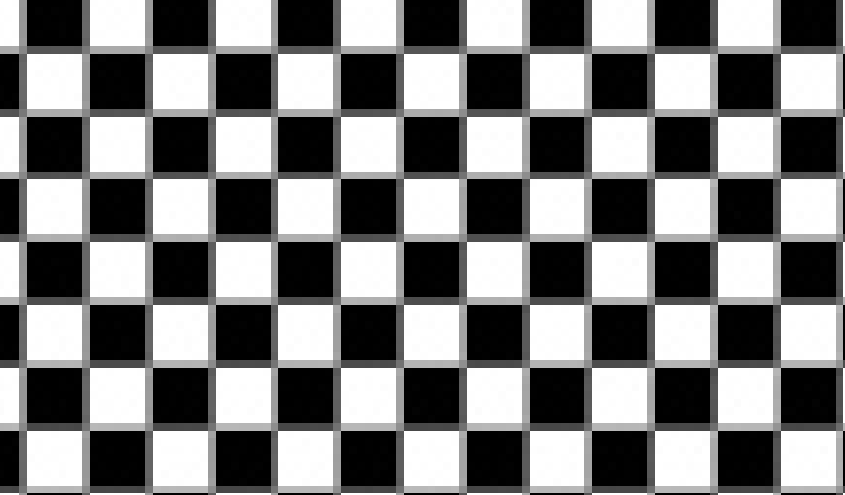
//> input picture capter6/ex6.5.4/ex6.5.4/1.PNG, 845 x 495 px
$ ./main   (built with g++ and OpenCV 4)
//> lines starting //> are read from the running program, lines starting //| are printed output that depends on the picture
#include "opencv2/imgproc/imgproc.hpp"
#include "opencv2/highgui/highgui.hpp"
#include <iostream>
using namespace cv;
using namespace std;

Mat g_srcImage, g_dstImage, g_grayImage, g_maskImage;

int g_nFillMode = 1;
int g_nLowDifference = 20, g_nUpDifference = 20;
int g_nConnectivity = 4;
int g_bIsColor = true;
bool g_bUseMask = false;
int g_nNewMackVal = 255;

static void onMouse(int event, int x, int y, int, void*)
{
	if(event != CV_EVENT_LBUTTONDOWN)
		return;

	Point seed = Point(x, y);
	int LowDifference = g_nFillMode == 0 ? 0 : g_nLowDifference;
	int UpDifference = g_nFillMode == 0 ? 0 : g_nUpDifference;

	int flags = g_nConnectivity + (g_nNewMackVal << 8) + (g_nFillMode
		== 1 ? CV_FLOODFILL_FIXED_RANGE : 0);

	int b = (unsigned)theRNG() & 255;		//产生的新像素颜色是随机的
	int g = (unsigned)theRNG() & 255;
	int r = (unsigned)theRNG() & 255;
	Rect ccomp;

	Scalar newVal = g_bIsColor ? Scalar(b,g,r) : Scalar(r*0.299 + g*0.587
		+b*0.114);
	Mat dst = g_bIsColor ? g_dstImage : g_grayImage;
	int area;

	if( g_bUseMask )
	{
		threshold(g_maskImage, g_maskImage, 1, 128, CV_THRESH_BINARY);
		area = floodFill(dst,				//被处理的图像
			g_maskImage,					//掩膜；
			seed,							//漫水填充算法的起点
			newVal,							//像素被填充的值
			&ccomp,							//设置重绘区域最小边界矩形区域
			Scalar(LowDifference, LowDifference, LowDifference),	//重绘区域负差最大值
			Scalar(UpDifference, UpDifference, UpDifference),		//重绘区域正查最大值
			flags);							//操作标志符
		imshow( "mask", g_maskImage );
	}
	else
	{
		area = floodFill(dst, seed, newVal, &ccomp, Scalar(LowDifference, LowDifference, LowDifference),
			Scalar(UpDifference, UpDifference, UpDifference), flags);
	}

	imshow("效果图", dst);
	cout << area << "个像素被重绘\n" << endl;
}

int main(int argc, char** argv)
{
	g_srcImage = imread("1.png", 1);
//> g_srcImage is the input picture: 495 rows x 845 cols, CV_8UC3; min 0, max 255, mean 127.6
	if( !g_srcImage.data )
		cout << "读取图片错误！" << endl;

	g_srcImage.copyTo(g_dstImage);
	cvtColor(g_srcImage, g_grayImage, COLOR_RGB2GRAY);
	g_maskImage.create(g_srcImage.rows+2, g_srcImage.cols+2, CV_8UC1);
	namedWindow("效果图", CV_WINDOW_AUTOSIZE);

	createTrackbar("负差最大值", "效果图", &g_nLowDifference, 255, 0);
	createTrackbar("正差最大值", "效果图", &g_nUpDifference, 255, 0);

	setMouseCallback("效果图", onMouse, 0);

	while(1)
	{
		imshow("效果图", g_bIsColor ? g_dstImage : g_grayImage);

		char c = waitKey(0);
//> the left mouse button is pressed and released at (211, 123)
//> in onMouse, `area = floodFill(dst, seed, newVal, &ccomp, Scalar(LowDifference, LowD..`: area = 440; ccomp = Rect(208, 117, 8, 55)
//| 440个像素被重绘
//> the left mouse button is pressed and released at (633, 123)
//| 3025个像素被重绘
//> the left mouse button is pressed and released at (633, 371)
//| 3025个像素被重绘
//> the left mouse button is pressed and released at (211, 371)
//> in onMouse (call 7), `area = floodFill(dst, seed, newVal, &ccomp, Scalar(LowDifference, LowD..`:
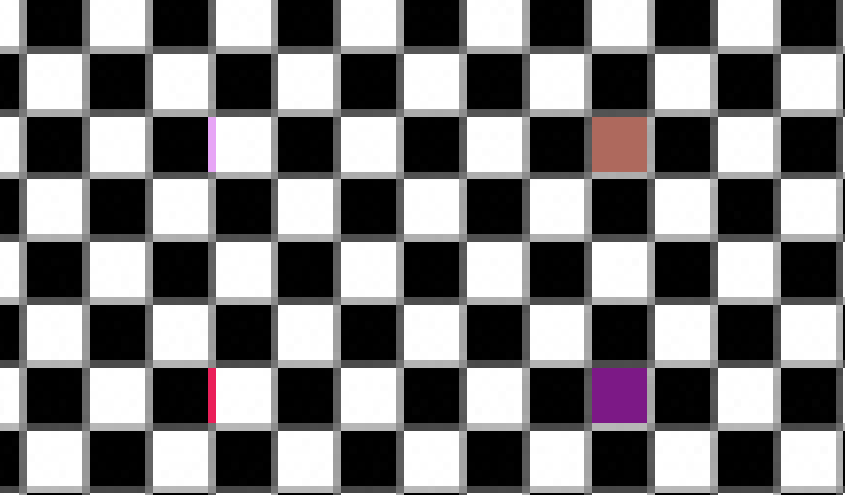
//> dst: 495 rows x 845 cols, CV_8UC3; mean B, G, R 125.7, 124.8, 126.3
//> in onMouse (call 7), `area = floodFill(dst, seed, newVal, &ccomp, Scalar(LowDifference, LowD..`: area = 440; ccomp = Rect(208, 368, 8, 55)
//| 440个像素被重绘
//> the Esc key is pressed

		if( c == 27 )
		{
			cout << "程序退出......\n";
			break;
		}

		switch( c )
		{
		case '1':
			if( g_bIsColor )
			{
				//cout << "键盘“1”被按下，切换彩色/灰度模式" << endl;
				cvtColor(g_srcImage, g_grayImage, COLOR_RGB2GRAY);
				g_maskImage = Scalar::all(0);
				g_bIsColor = false;
			}
			else
			{
				g_srcImage.copyTo(g_dstImage);
				g_maskImage = Scalar::all(0);
				g_bIsColor = true;
			}
			break;

			//按键2被按下，显示/隐藏掩模窗口
		case '2' :
			if(g_bUseMask)
			{
				destroyWindow("mask");
				g_bUseMask = false;
			}
			else
			{
				namedWindow("mask", 0);
				g_maskImage = Scalar::all(0);
				imshow("mask", g_maskImage);
				g_bUseMask = true;
			}
			break;

		case '3':
			cout << "按键3被按下，恢复原始图像" << endl;
			g_srcImage.copyTo(g_dstImage);
			cvtColor(g_dstImage, g_grayImage, COLOR_RGB2GRAY);
			g_maskImage = Scalar::all(0);
			break;

		case '4':
			cout << "按键4被按下，使用空范围的漫水填充" << endl;
			g_nFillMode = 0;
			break;

		case '5':
			cout << "按键5被按下，使用渐变、固定范围的漫水填充" << endl;
			g_nFillMode = 1;
			break;

		case '6':
			cout << "按键6被按下，使用渐变、浮动范围的漫水填充" << endl;
			g_nFillMode = 2;
			break;

		case '7':
			cout << "按键7被按下，操作标志位的低8位使用4位的连接模式" << endl;
			g_nConnectivity = 4;
			break;

		case '8':
			cout << "按键8被按下，操作标志位的低8位使用8位的链接模式" << endl;
			g_nConnectivity  = 8;
			break;
		}
	}
	return 0;
}

$ run again, with capter6/ex6.5.4/ex6.5.4/2.PNG copied over capter6/ex6.5.4/ex6.5.4/1.PNG
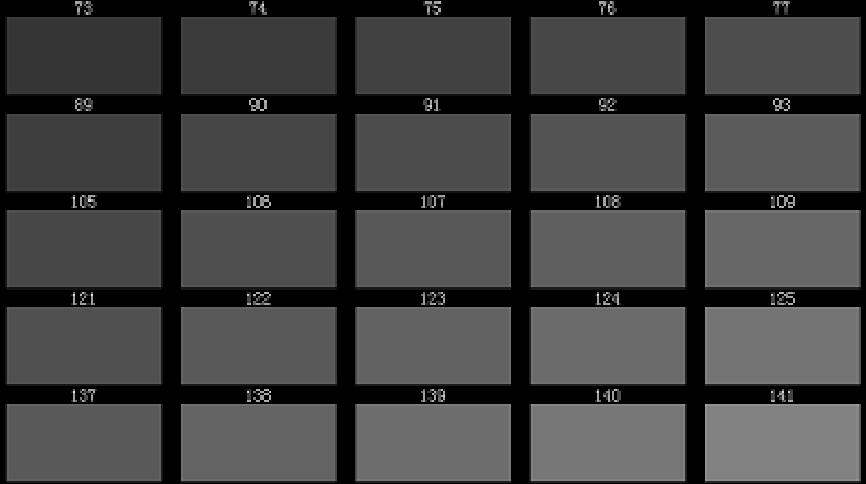
//> input picture capter6/ex6.5.4/ex6.5.4/2.PNG, 866 x 484 px
//> g_srcImage is the input picture: 484 rows x 866 cols, CV_8UC3; min 0, max 223, mean 64.2
//> area = 11868; ccomp = Rect(181, 114, 156, 77)
//| 11868个像素被重绘
//| 11858个像素被重绘
//| 11850个像素被重绘
//> in onMouse (call 7), `area = floodFill(dst, seed, newVal, &ccomp, Scalar(LowDifference, LowD..`:
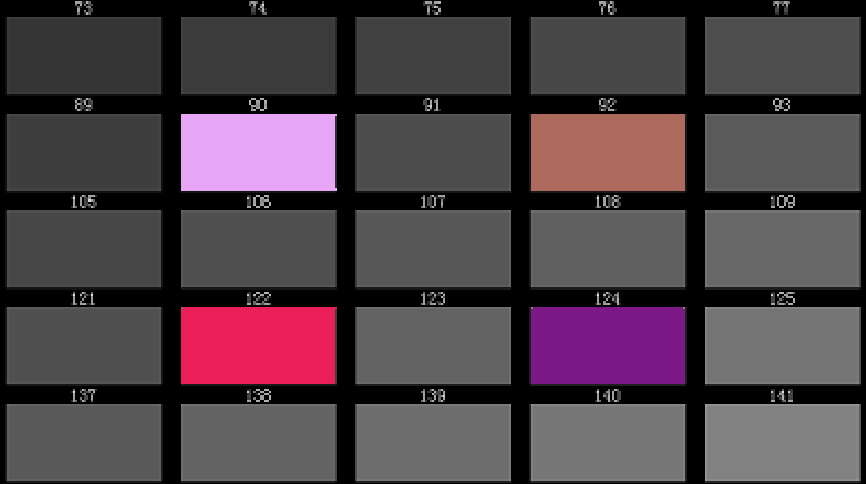
//> dst: 484 rows x 866 cols, CV_8UC3; mean B, G, R 70.2, 63.5, 75.9
//> area = 11858; ccomp = Rect(181, 307, 156, 77)
//| 11858个像素被重绘
